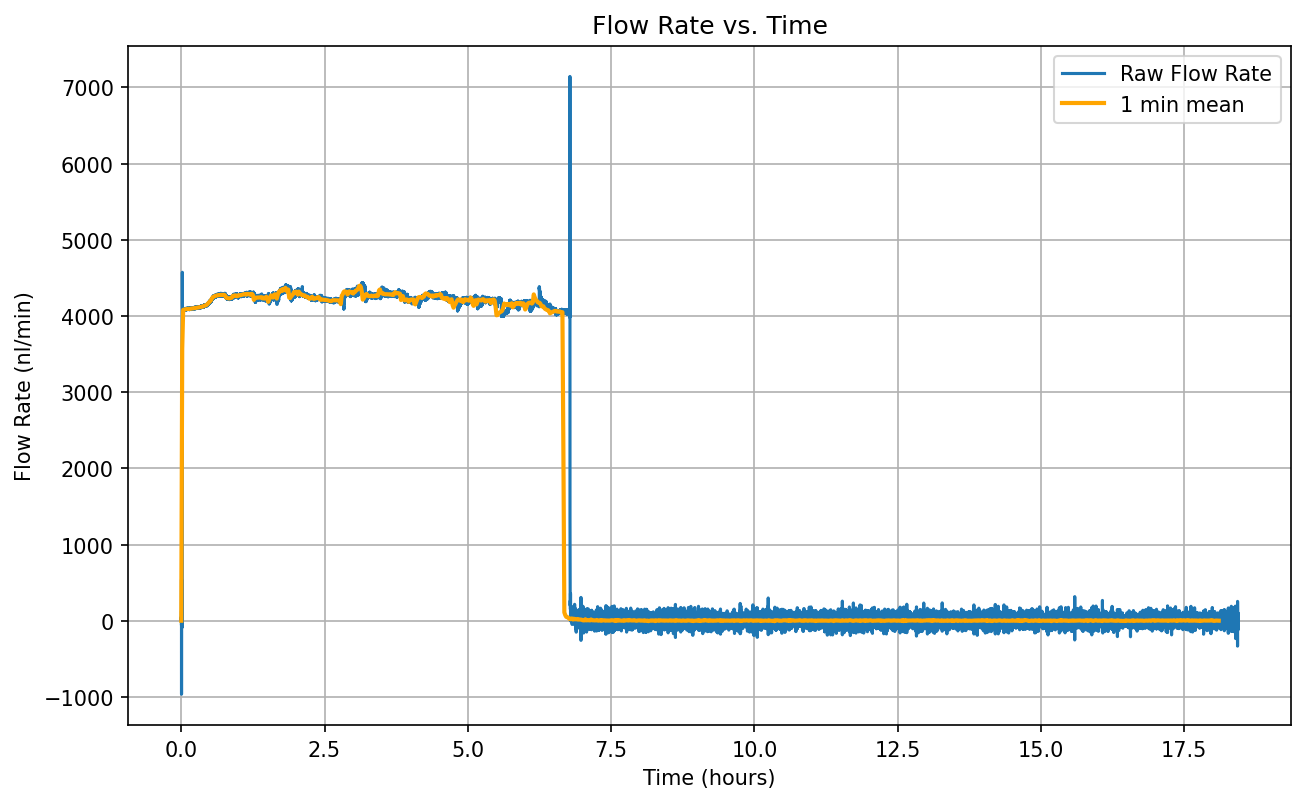

This figure's Python source:
# -*- coding: utf-8 -*-
"""
Modified to handle multiple files: TESTn.TXT (n starting from 1 and increasing),
and combine the data for a continuous plot.
"""

import numpy as np
import matplotlib.pyplot as plt
import os

# Directory where the files are stored
directory = r'C:\Users\prh754\Documents\KU_postdoc_isoDEEPICE\Micro_pump\DATA\Long_test_081024'

# Initialize lists to store all data from multiple files
combined_data = []
combined_data_avg = []
combined_time = []
combined_time_avg = []

# Start loading multiple files based on the pattern TESTn.TXT
n = 73  # Starting file number
current_time = 0  # Track the cumulative time in seconds
current_time_avg = 0  # Track the cumulative time in minutes for averaged data

while True:
    file_name = f'TEST{n}.TXT'
    file_path = os.path.join(directory, file_name)
    
    # Try to load the file, if it doesn't exist, break the loop
    try:
        data = np.loadtxt(file_path)
        print(f"Loaded file: {file_name}")
    except OSError:
        print(f"No more files to load. Last file checked: {file_name}")
        break

    # Append raw data
    combined_data.extend(data)
    
    # Create a time array for raw data (assuming each data point is 1 second apart)
    time = np.arange(len(data)) + current_time
    combined_time.extend(time)
    
    # Update the current time for the next file
    current_time += len(data)
    
    # Calculate 1-minute averaged data (60 data points per minute)
    truncated_len = len(data) - len(data) % 60  # Truncate length to a multiple of 60
    data_avg = np.mean(data[:truncated_len].reshape(-1, 60), axis=1)
    
    # Create a time array for the averaged data (1 data point per minute)
    time_avg = np.arange(len(data_avg)) + current_time_avg
    combined_data_avg.extend(data_avg)
    combined_time_avg.extend(time_avg)
    
    # Update the current averaged time for the next file (in minutes)
    current_time_avg += len(data_avg)
    
    # Move to the next file (increment n)
    n += 1

# Convert combined data and time lists to numpy arrays for consistency
combined_data = np.array(combined_data)
combined_data_avg = np.array(combined_data_avg)
combined_time = np.array(combined_time)
combined_time_avg = np.array(combined_time_avg)

# Plot the raw and averaged data combined for all files
plt.figure(figsize=(10, 6), dpi=150)
plt.plot(combined_time / 60 /60, combined_data , label='Raw Flow Rate')
plt.plot(combined_time_avg / 60, combined_data_avg, label='1 min mean', color='orange', linewidth=2)

plt.xlabel('Time (hours)')
plt.ylabel('Flow Rate (nl/min)')
plt.title('Flow Rate vs. Time')
plt.grid(True)
plt.legend()
plt.show()

# Calculate the total volume pumped over 1 hour for the combined data
total_volume_raw = np.sum(combined_data) / 60.0 / 1000  # nl to μl
total_volume_avg = np.sum(combined_data_avg) / 1000  # nl to μl

# Calculate the total duration in minutes
total_duration_minutes = len(combined_data) / 60.0

# Print the results for the combined data
print(f"\nTotal volume pumped over {total_duration_minutes:.2f} minutes (using raw data): {total_volume_raw:.2f} μl")
print(f"Total volume pumped over {total_duration_minutes:.2f} minutes (using 1-minute averaged data): {total_volume_avg:.2f} μl")
